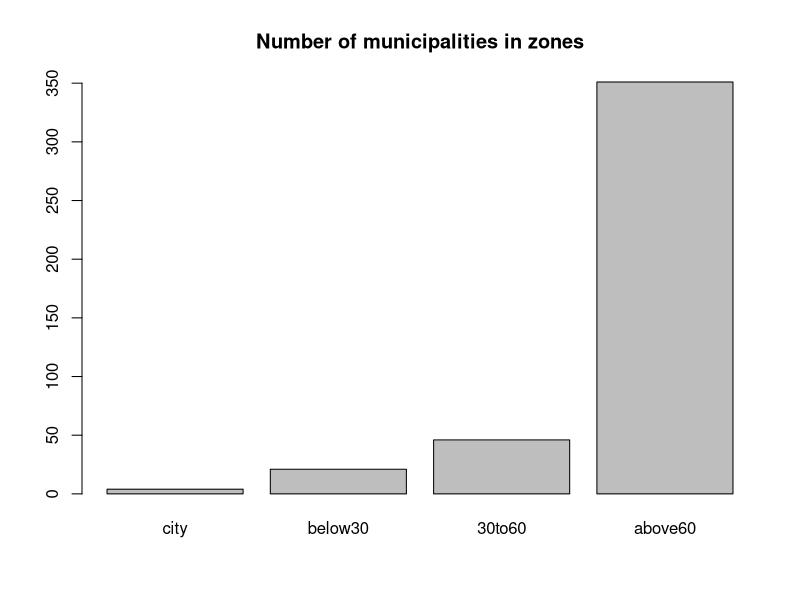
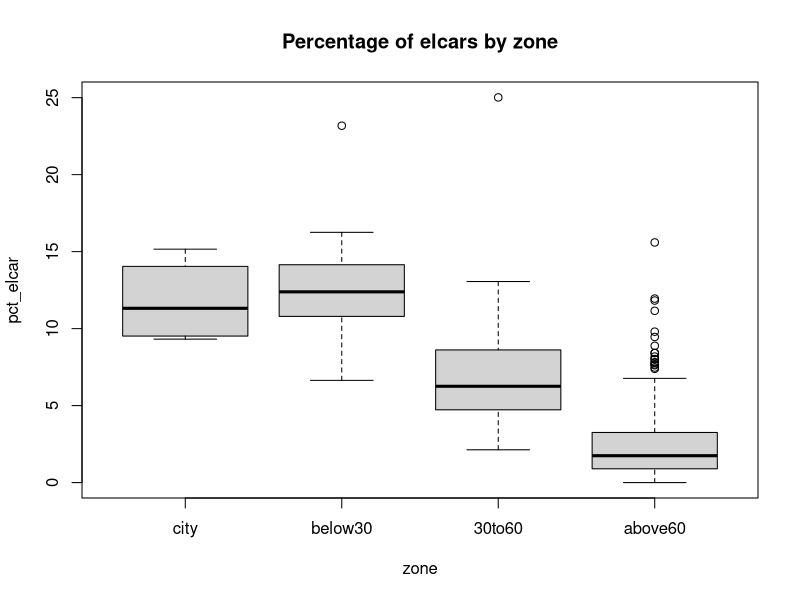
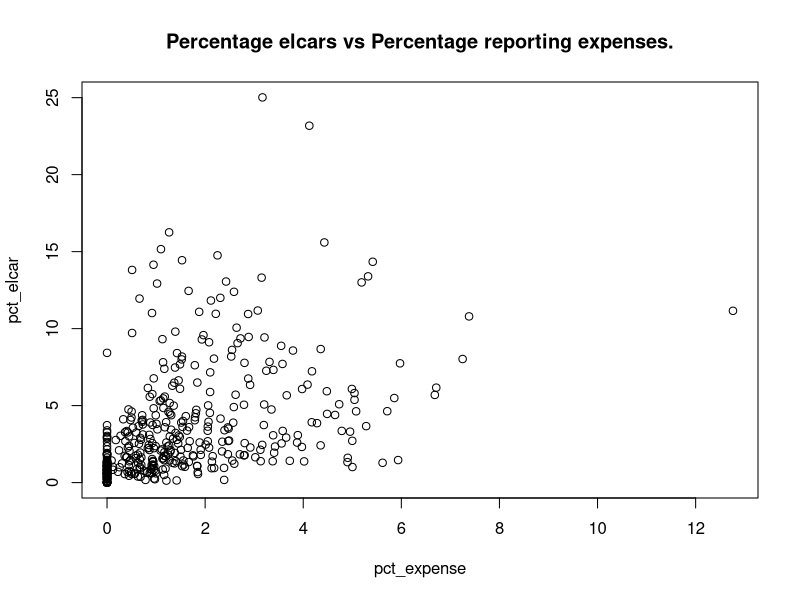
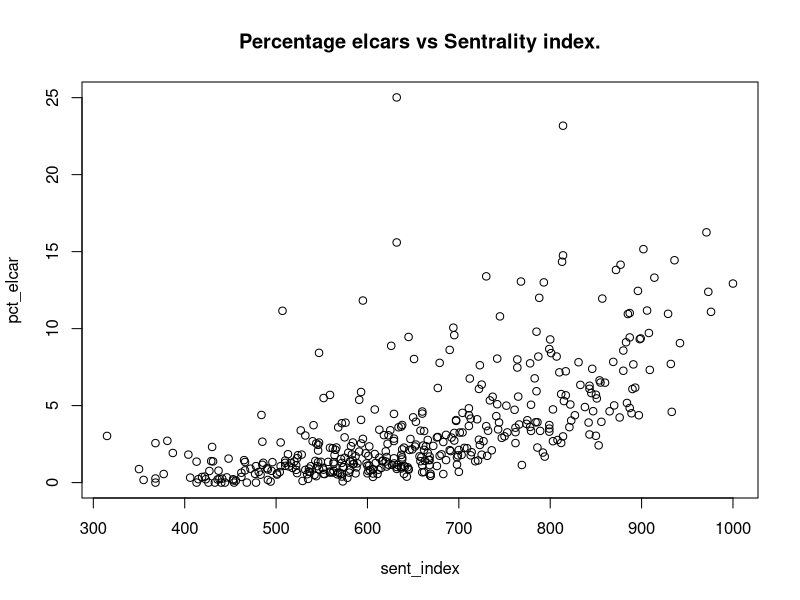
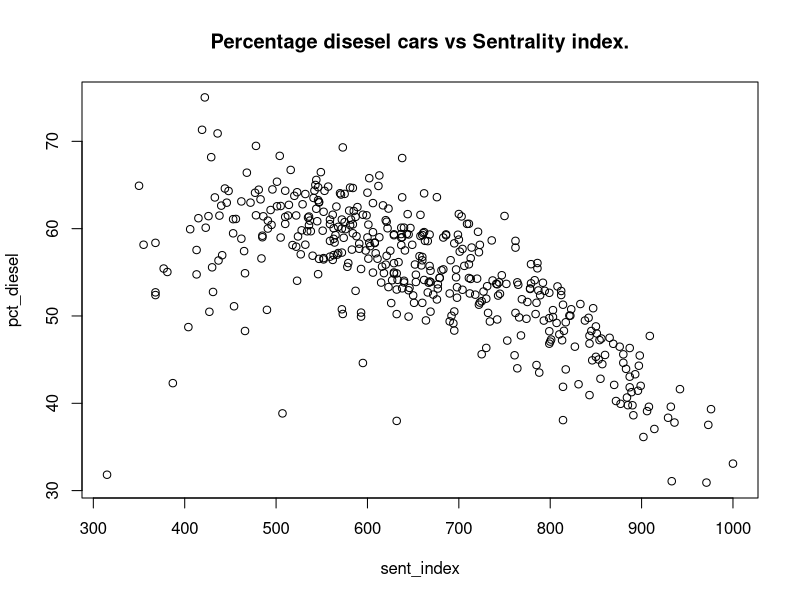
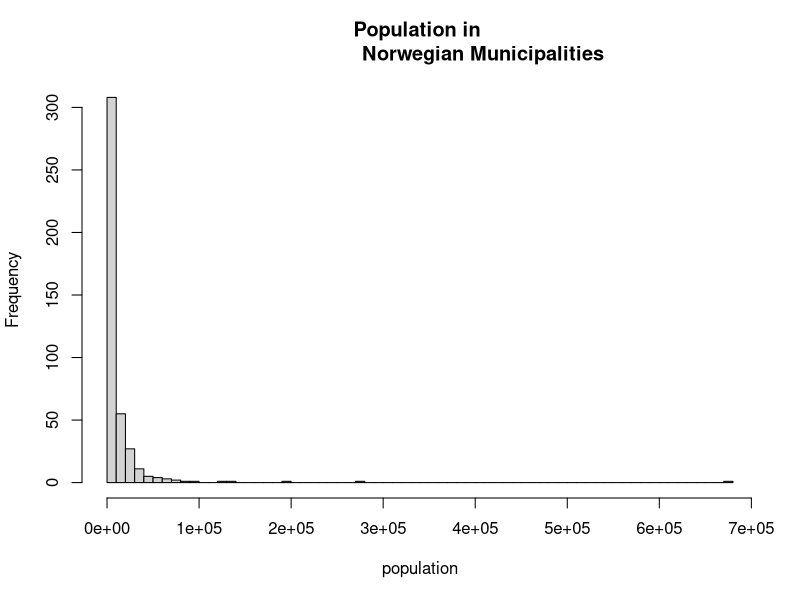
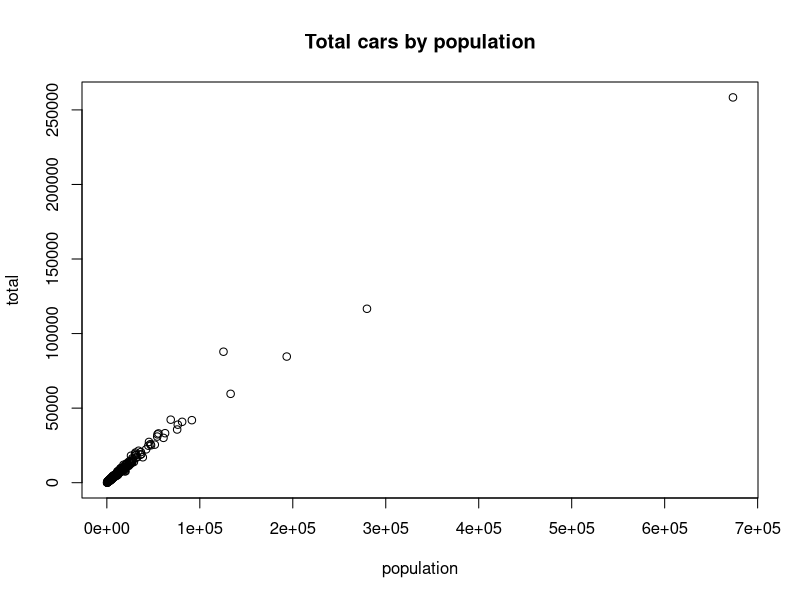

Generate these figures, in order, with R:
## ---- chunk 1
#Just keep this code in your file. It will by default print the 
#chunks to your output file
knitr::opts_chunk$set(echo = TRUE)

#Set the working directory to the repository root (where the Data folder is)
#user is the Windows user name of the current PC (or write it by hand, e.g. user <- "ALESSANDRO")
user <- Sys.getenv("USERNAME")
wd <- file.path("C:/Users", user, "Documents/GitHub/log708")
setwd(wd)
knitr::opts_knit$set(root.dir = wd)
## ---- chunk 2
cardata <- read.csv("Data/el_car_data_1.csv")

#check top 10 rows
head(cardata,10)

nrow(cardata)
## ---- chunk 3

cardata$pct_diesel <- 100*cardata$diesel / cardata$total
cardata$pct_gasoline <- 100*cardata$gasoline / cardata$total

head(cardata$pct_diesel)
head(cardata$pct_gasoline)

## ---- chunk 4
#make zone an ordered factor (ordinal variable in R)
cardata$zone = ordered(cardata$zone, levels = c("city", 
                                               "below30",
                                               "30to60",
                                                "above60"))
head(cardata$zone)
## ---- chunk 5
cardata12 <- subset(cardata, year == 2012)
cardata18 <- subset(cardata, year == 2018)
nrow(cardata12)
nrow(cardata18)
## ---- chunk 6

zonecount <- with(cardata18, table(zone))

zonecount

barplot(zonecount, main = "Number of municipalities in zones")
## ---- chunk 7
maxpop <- with(cardata18, max(population))
minpop <- with(cardata18, min(population))

#select rows where population is minimal or maximal
df <- subset(cardata18, population == maxpop | population == minpop)
#view first six columns of df, dont need more here. 
df[, 1:6]

## ---- chunk 8
#get the index of min and max values: 
maxindex <- which.max(cardata18$population)
minindex <- which.min(cardata18$population)

#select corresponding rows, and first 6 columns (don't need more here):
cardata18[c(maxindex, minindex), 1:6]

## ---- chunk 9

with(cardata, tapply(income_med_adj, year, mean))

## ---- chunk 10

S <- with(cardata12, order(pct_elcar, decreasing = TRUE))

S[1:10]

cardata12[S[1:10], c("municip_name", "pct_elcar", "zone")]
## ---- chunk 11

S <- with(cardata18, order(pct_elcar, decreasing = TRUE))

S[1:10]

cardata18[S[1:10], c("municip_name", "pct_elcar", "zone")]

## ---- chunk 12

with(cardata18, tapply(pct_elcar, zone, mean))

## ---- chunk 13
with(cardata18, boxplot(pct_elcar ~ zone, 
                        main = "Percentage of elcars by zone"))
## ---- chunk 14
with(cardata, tapply(pct_elcar, year, mean))
## ---- chunk 15
#2012:
pct_12 <- with(cardata12, 100*sum(el) / sum(total))
#2018
pct_18 <- with(cardata18, 100*sum(el) / sum(total))
#show numbers

c(pct_12, pct_18)

## ---- chunk 16
cor(cardata18$pct_expense, cardata18$pct_elcar)
## ---- chunk 17
with(cardata18, plot(pct_expense, pct_elcar, 
                     main = "Percentage elcars vs Percentage reporting expenses."))

## ---- chunk 18
with(cardata18, cor(sent_index, pct_elcar))
## ---- chunk 19
with(cardata18, plot(sent_index, pct_elcar, 
                     main = "Percentage elcars vs Sentrality index."))

## ---- chunk 20
with(cardata18, cor(sent_index, pct_diesel))
## ---- chunk 21
with(cardata18, plot(sent_index, pct_diesel, 
                     main = "Percentage disesel cars vs Sentrality index."))

## ---- chunk 22
with(cardata18, hist(population, main = "Population in 
                     Norwegian Municipalities",
                     breaks = 50))

## ---- chunk 23
with(cardata18, plot(population, total, main = "Total cars by population"))
## ---- chunk 24
#compute total number of diesel and gasoline cars by year
C_cars <- with(cardata, tapply(diesel + gasoline , year, sum))
#compute total population by year
Tot_pop <- with(cardata, tapply(population, year, sum))
#show the counts, and then divide to get per capita counts.
C_cars
Tot_pop
C_cars/Tot_pop
## ---- chunk 25
#compute cars by year in total
Tot_cars <- with(cardata, tapply(total, year, sum))
#divide to get per capita cars in total
Tot_cars / Tot_pop
